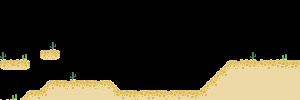

Below is a game level as drawn by its tile map, then a one-line description and the .tmx that defines it (tile-layer data replaced by summaries):
An orthogonal 30x10 tile map with 10x10 px tiles, 1 tile layer (Tile Layer 1) and 7 objects.

<map version="1.0" orientation="orthogonal" renderorder="right-down" width="30" height="10" tilewidth="10" tileheight="10" nextobjectid="14">
 <properties>
  <property name="atlas" value="tileset/tiles.atlas" />
 </properties>
 <tileset firstgid="1" name="tiles" tilewidth="10" tileheight="10" tilecount="42" columns="9">
  <image source="tile.png" width="90" height="40" />
 </tileset>
 <layer name="Tile Layer 1" width="30" height="10">
  <data>[300 cells, 81 non-empty, 19 distinct tile ids]</data>
 </layer>
 <objectgroup name="Collision">
  <object id="5" x="30.0435" y="89.8261">
   <polyline points="0,0 9.95652,0.0869565 20,-9.95652 79.8696,-9.82609 89.9565,0.0869565 99.9565,0.130435" />
  </object>
  <object id="7" x="43.1739" y="59.8696">
   <polyline points="0,0 13.6087,0.0434783 16.8261,-1.91304 16.8696,-8.95652 15.7826,-9.91304 -2.13043,-9.86957 -3.17391,-8.86957 -3.21739,-2.04348 0,-0.0434783" />
  </object>
  <object id="8" x="199.182" y="89.8788">
   <polyline points="0,0 29.7273,-29.7273 49.5455,-29.6364" />
  </object>
  <object id="1" x="130.182" y="90">
   <polyline points="0,0 68.9091,-0.363636" />
  </object>
  <object id="11" x="248.75" y="60.125">
   <polyline points="0,0 51,-0.125" />
  </object>
  <object id="12" x="29.875" y="89.75">
   <polyline points="0,0 -10,10.125 -29.875,10.375" />
  </object>
  <object id="13" x="3" y="69.8182">
   <polyline points="0,0 23.9091,0.181818 27,-2 27.0909,-9.09091 25.9091,-9.81818 -2,-9.81818 -2.90909,-8.72727 -3,-1.63636 0,0.0909091" />
  </object>
 </objectgroup>
</map>